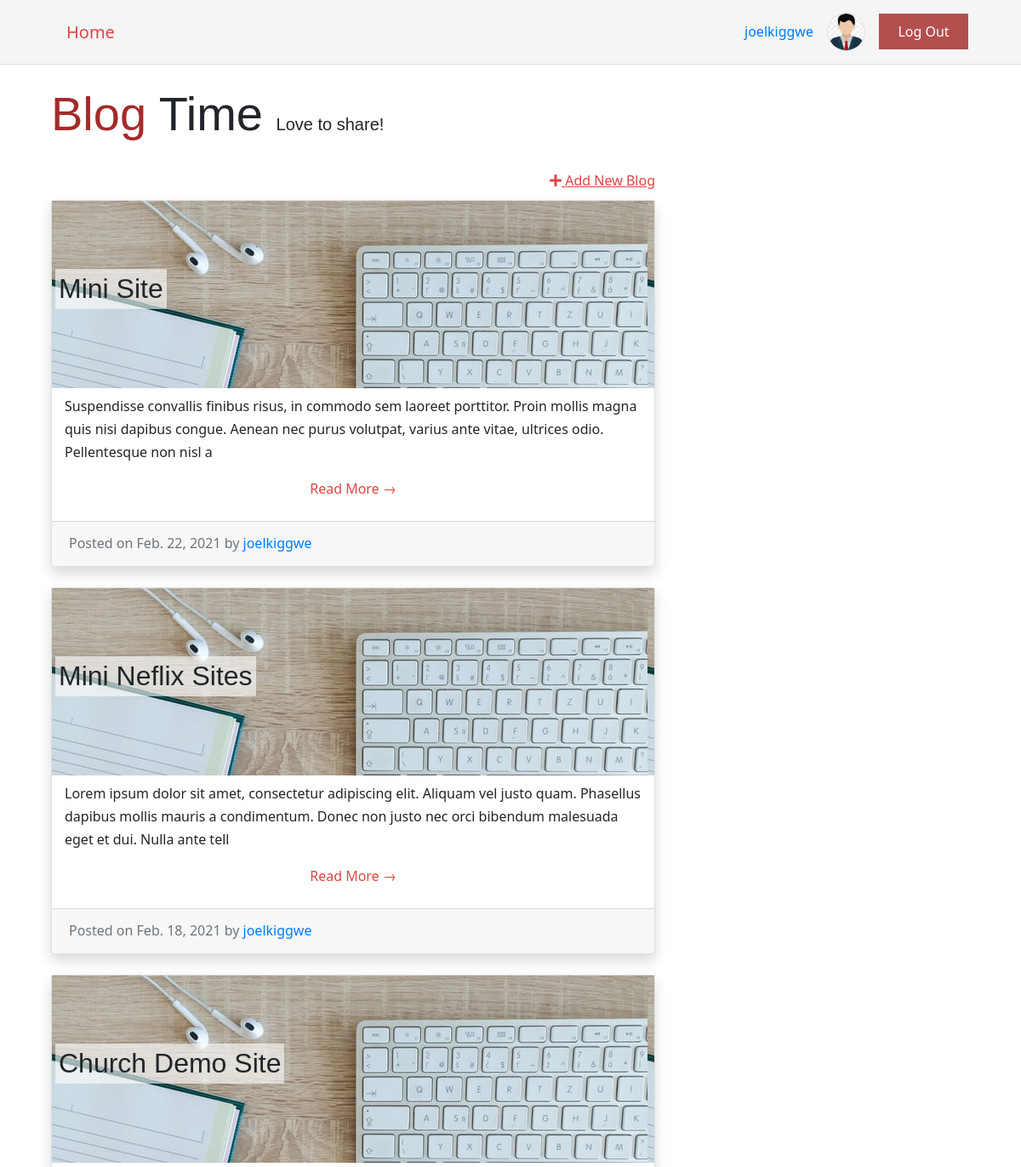
Page /my-blogs (signed in, upper part) on the earlier database version.
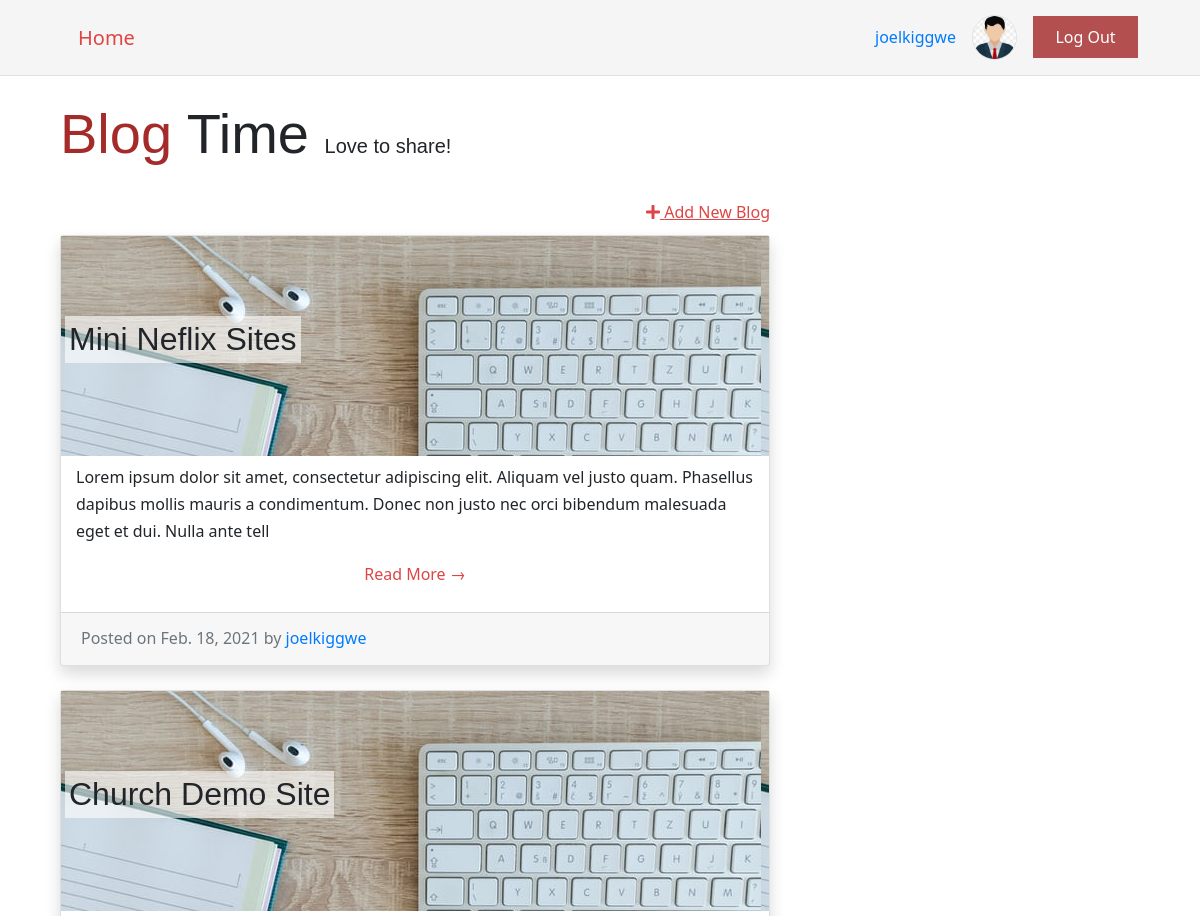
Same page on the later database version.
### blog_site_app/models.py (models this page shows, shortened)
class Profile(models.Model):
    user = models.OneToOneField(User, on_delete=models.CASCADE)
    bio = models.TextField(max_length=500, blank=True)
    location = models.CharField(max_length=30, blank=True)
    birth_date = models.DateField(null=True, blank=True)
    image_avatar = models.ImageField(upload_to="images/")

class BlogPost(models.Model):
    author = models.ForeignKey(User, on_delete= models.CASCADE, related_name='blog_posts')
    title = models.CharField(max_length=200)
    text = models.TextField()
    slug = models.SlugField(max_length=150, unique=True)
    published_date = models.DateField(auto_now_add=True)
    status = models.IntegerField(choices=STATUS, default=0)
    blog_image_post = models.ImageField(default="default_blog_image.jpg")
    active = models.BooleanField(default=False) # for the admin role to give confirmation
    isLiked  = models.BooleanField(default=False)
    class Meta:
        ordering = ['-published_date']

### blog_site_app/views.py (the view)
# urls.py: path('my-blogs', views.single_user_blog_posts, name="my_blog_posts"),
def single_user_blog_posts(request):
    queryset = BlogPost.objects.filter(author=request.user).order_by('-published_date')
    template_name = 'blog_site_app/single_user_posts.html'
    return render(request, template_name, {
        'blogpost_list': queryset
    })

### blog_site_app/templates/blog_site_app/single_user_posts.html
{% extends 'blog_site_app/base.html' %}
{% block content %}
<div class="container">
    <div class="row">
        <div class="col-md-8">
            <h1 class="my-4 display-4">
                <span class="brand-name">Blog</span> Time
                <small class="lead"> Love to share!</small>
            </h1>
            {% if user.is_authenticated %}
            <div class="d-flex justify-content-end">
                <a class="nav-link pr-0" style="text-decoration: underline;" href="{% url 'new_blog_post' %}">
                    <i class="fa fa-plus"></i>
                    Add New Blog</a>
            </div>
            {% endif %}
            {% for post in blogpost_list %}
            <div class="card mb-4 shadow">
                <div class="">
                    <div class="d-flex px-1 justify-content-between align-items-center" style="height: 220px;
                        background-image: url('{{ MEDIA_URL}}images/{{ post.blog_image_post }}')" />
                        <h2 class="post-title card-title text-black px-1 py-1">{{ post.title }}</h2>
                    </div>
                    <div class="container">
                        <p class="card-text my-2">{{ post.text | slice:":200" }}</p>
                        <a href="{% url 'post_detail' post.slug %}" class="mb-3 text-center nav-link">Read More &rarr;</a>
                    </div>
                </div>
                <div class="card-footer text-muted">
                    Posted on {{ post.published_date }} by
                    <span class="text-primary">{{ post.author }}</span>
                </div>
            </div>
            {% endfor %}
        </div>
    </div>
</div>
{% endblock %}

### blog_site_app/templates/blog_site_app/base.html (shortened to what this page needs)
<html>
<head>
    <link rel="stylesheet" href="https://stackpath.bootstrapcdn.com/bootstrap/4.5.2/css/bootstrap.min.css"
>
    <link href="https://cdnjs.cloudflare.com/ajax/libs/font-awesome/5.13.0/css/all.min.css" rel="stylesheet">
    {% load static %}
    <link rel="stylesheet" href="{% static '/css/blog.css' %}">
</head>
<body>
    <div class="nav border-bottom">
        <nav class=" container navbar nav-dark d-flex justify-content-end align-items-center flex-row flex-nowrap">
            <span class="mr-auto pl-3 lead">
                <a class="nav-link" href="{% url 'home' %}"> Home </a></span>
            {% if user.is_authenticated %}
            <span class="pr-3">
                <a href="{% url 'update_profile' %}" title="Click to edit your profile"> {{ user.username }} </a></span>
            <span class="pr-3"> <img class="border rounded-circle" src="{{ user.profile.image_avatar.url }}"
                    style="height: 45px;" alt="user photo avatar"></span>
            <span class="py-3 mr-3">
                <a class="login-btn" href="{% url 'logout' %}">Log Out
                </a>
            </span>
            {% endif %}
        </nav>
    </div>
    <div class="content container">
        <div class="row">
            <div class="col-md-8 col-lg-12">
                {% block content %}
                {% endblock %}
            </div>
</body>
</html>

### blog_site_app/static/css/blog.css (style rules this page uses)
body { font-family: "Segoe UI", Roboto, "Helvetica Neue", Arial, sans-serif; line-height: 1.7rem; }
div.nav { background-color: #f5f5f5; border-bottom: 1px solid #f5f5f5; }
.nav-link { color: rgb(223, 69, 69); font-weight: 500; }
.login-btn { color: white; background-color: rgba(165, 42, 42, 0.815); padding: 0.6rem 1.4rem; }
h1, h2, h3 { font-family: "Playfair Display", sans-serif; }
.brand-name { color: brown; }
.post-title { background-color: #ffffff9a !important; }

Differences in the rows shown:
removed BlogPost: blog_image_post (placeholder picture), title "Mini Site", text "Suspendisse convallis finibus risus, in commodo sem laoreet porttitor. Proin mollis magna quis nisi dapibus congue. Aenean nec purus volutpat, varius ante vitae, ultrices odio. Pellentesque non nisl a", published_date "Feb. 22, 2021", author "joelkiggwe"
